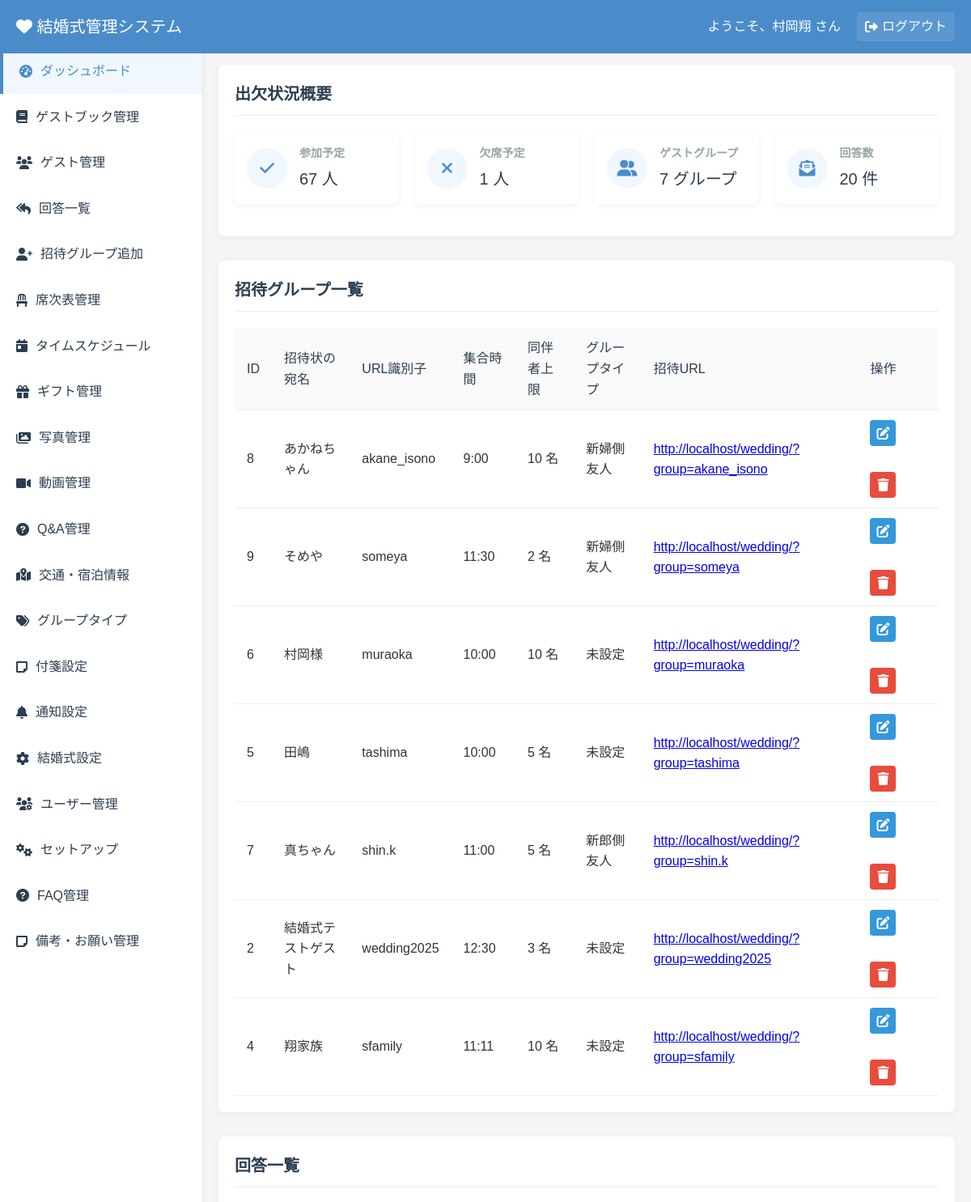
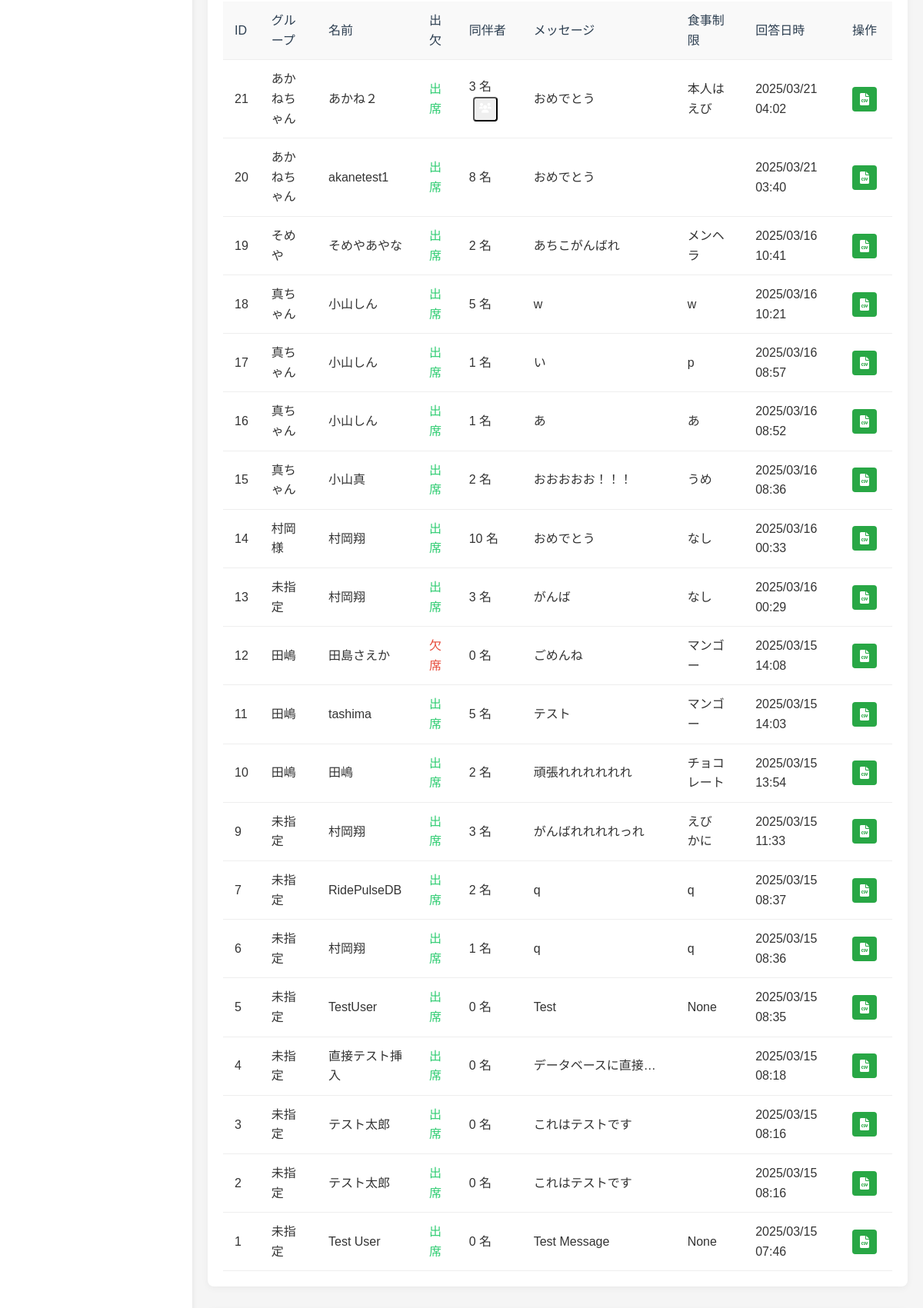
Page /admin/dashboard.php (signed in, upper part) on the committed database (2 pictures, top to bottom).
### tables this page shows
CREATE TABLE `guests` (
  `id` int(11) NOT NULL AUTO_INCREMENT,
  `group_id` varchar(50) DEFAULT NULL,
  `group_name` varchar(100) NOT NULL,
  `email` varchar(255) DEFAULT NULL,
  `arrival_time` varchar(100) NOT NULL,
  `custom_message` text DEFAULT NULL,
  `max_companions` int(11) DEFAULT 0,
  `created_at` timestamp NOT NULL DEFAULT current_timestamp(),
  `group_type_id` int(11) DEFAULT NULL,
  PRIMARY KEY (`id`),
  UNIQUE KEY `group_id` (`group_id`),
  KEY `group_type_id` (`group_type_id`),
  CONSTRAINT `guests_ibfk_1` FOREIGN KEY (`group_type_id`) REFERENCES `group_types` (`id`) ON DELETE SET NULL
);

CREATE TABLE `group_types` (
  `id` int(11) NOT NULL AUTO_INCREMENT,
  `type_name` varchar(50) NOT NULL,
  `description` text DEFAULT NULL,
  `created_at` timestamp NOT NULL DEFAULT current_timestamp(),
  PRIMARY KEY (`id`)
);

CREATE TABLE `responses` (
  `id` int(11) NOT NULL AUTO_INCREMENT,
  `guest_id` int(11) DEFAULT NULL,
  `name` varchar(100) NOT NULL,
  `email` varchar(255) DEFAULT NULL,
  `attending` tinyint(1) NOT NULL,
  `companions` int(11) DEFAULT 0,
  `message` text DEFAULT NULL,
  `dietary` text DEFAULT NULL,
  `created_at` timestamp NOT NULL DEFAULT current_timestamp(),
  PRIMARY KEY (`id`),
  KEY `guest_id` (`guest_id`),
  CONSTRAINT `responses_ibfk_1` FOREIGN KEY (`guest_id`) REFERENCES `guests` (`id`) ON DELETE SET NULL
);

### config.php (called while the page is built, shortened)
<?php
$is_local = true;
if ($is_local) {
    $site_url = "http://localhost/wedding/";
}

### admin/dashboard.php (the view, shortened to what this page needs)
<?php
require_once '../config.php';
$guests = [];
try {
    $stmt = $pdo->query("
        SELECT g.*, gt.type_name
        FROM guests g
        LEFT JOIN group_types gt ON g.group_type_id = gt.id
        ORDER BY g.group_name
    ");
    $guests = $stmt->fetchAll();
} catch (PDOException $e) {
    $error = "ゲスト情報の取得に失敗しました。";
    if ($debug_mode) {
        $error .= " エラー: " . $e->getMessage();
    }
}
$responses = [];
try {
    $stmt = $pdo->query("
        SELECT r.*, g.group_name
        FROM responses r
        LEFT JOIN guests g ON r.guest_id = g.id
        ORDER BY r.created_at DESC
    ");
    $responses = $stmt->fetchAll();
    $companions = [];
    $stmt_companions = $pdo->query("
        SELECT c.*, r.name as primary_guest
        FROM companions c
        JOIN responses r ON c.response_id = r.id
        ORDER BY c.response_id, c.id
    ");
    $all_companions = $stmt_companions->fetchAll();
    foreach ($all_companions as $companion) {
        $companions[$companion['response_id']][] = $companion;
    }
} catch (PDOException $e) {
    $error = "回答情報の取得に失敗しました。";
    if ($debug_mode) {
        $error .= " エラー: " . $e->getMessage();
    }
}
$attending_count = 0;
$not_attending_count = 0;
foreach ($responses as $response) {
    if ($response['attending']) {
        $attending_count++;
        $attending_count += $response['companions'];
    } else {
        $not_attending_count++;
    }
}
?>
<!DOCTYPE html>
<html lang="ja">
<head>
    <link rel="stylesheet" href="../css/style.css">
    <link rel="stylesheet" href="css/admin.css">
    <link rel="stylesheet" href="https://cdnjs.cloudflare.com/ajax/libs/font-awesome/6.0.0/css/all.min.css">
</head>
<body class="admin-body">
    <div class="admin-dashboard">
        <header class="admin-dashboard-header">
            <div class="admin-logo">
                <h1><i class="fas fa-heart"></i> 結婚式管理システム</h1>
            </div>
            <div class="admin-user">
                <span>ようこそ、<?= htmlspecialchars($_SESSION['admin_username']) ?> さん</span>
                <a href="logout.php" class="admin-logout"><i class="fas fa-sign-out-alt"></i> ログアウト</a>
            </div>
        </header>
        <div class="admin-dashboard-content">
            <?php include 'inc/sidebar.php'; ?>
            <div class="admin-main">
                <div class="admin-content-wrapper">
                    <section class="admin-section">
                        <h2>出欠状況概要</h2>
                        <div class="admin-stats">
                            <div class="admin-stat-card">
                                <div class="admin-stat-icon">
                                    <i class="fas fa-check"></i>
                                </div>
                                <div class="admin-stat-info">
                                    <h3>参加予定</h3>
                                    <p class="admin-stat-count"><?= $attending_count ?> 人</p>
                                </div>
                            </div>
                            <div class="admin-stat-card">
                                <div class="admin-stat-icon">
                                    <i class="fas fa-times"></i>
                                </div>
                                <div class="admin-stat-info">
                                    <h3>欠席予定</h3>
                                    <p class="admin-stat-count"><?= $not_attending_count ?> 人</p>
                                </div>
                            </div>
                            <div class="admin-stat-card">
                                <div class="admin-stat-icon">
                                    <i class="fas fa-user-friends"></i>
                                </div>
                                <div class="admin-stat-info">
                                    <h3>ゲストグループ</h3>
                                    <p class="admin-stat-count"><?= count($guests) ?> グループ</p>
                                </div>
                            </div>
                            <div class="admin-stat-card">
                                <div class="admin-stat-icon">
                                    <i class="fas fa-envelope-open-text"></i>
                                </div>
                                <div class="admin-stat-info">
                                    <h3>回答数</h3>
                                    <p class="admin-stat-count"><?= count($responses) ?> 件</p>
                                </div>
                            </div>
                        </div>
                    </section>
                    <section id="guests" class="admin-section">
                        <h2>招待グループ一覧</h2>
                        <div class="admin-table-container">
                            <table class="admin-table">
                                <thead>
                                    <tr>
                                        <th>ID</th>
                                        <th>招待状の宛名</th>
                                        <th>URL識別子</th>
                                        <th>集合時間</th>
                                        <th>同伴者上限</th>
                                        <th>グループタイプ</th>
                                        <th>招待URL</th>
                                        <th>操作</th>
                                    </tr>
                                </thead>
                                <tbody>
                                    <?php if (empty($guests)): ?>
                                    <tr>
                                        <td colspan="8">ゲストグループがありません。</td>
                                    </tr>
                                    <?php else: ?>
                                        <?php foreach ($guests as $guest): ?>
                                        <tr>
                                            <td><?= $guest['id'] ?></td>
                                            <td><?= htmlspecialchars($guest['group_name']) ?></td>
                                            <td><?= htmlspecialchars($guest['group_id']) ?></td>
                                            <td><?= htmlspecialchars($guest['arrival_time']) ?></td>
                                            <td><?= $guest['max_companions'] ?> 名</td>
                                            <td><?= htmlspecialchars($guest['type_name'] ?? '未設定') ?></td>
                                            <td>
                                                <a href="../index.php?group=<?= urlencode($guest['group_id']) ?>" target="_blank">
                                                    <?= $site_url ?>?group=<?= urlencode($guest['group_id']) ?>
                                                </a>
                                            </td>
                                            <td>
                                                <a href="edit_guest.php?id=<?= $guest['id'] ?>" class="admin-btn admin-btn-edit">
                                                    <i class="fas fa-edit"></i>
                                                </a>
                                                <a href="guest_fusen.php?id=<?= $guest['id'] ?>" class="admin-btn admin-btn-info">
                                                    <i class="fas fa-sticky-note"></i>
                                                </a>
                                                <a href="delete_guest.php?id=<?= $guest['id'] ?>" class="admin-btn admin-btn-delete" onclick="return confirm('本当に削除しますか？');">
                                                    <i class="fas fa-trash"></i>
                                                </a>
                                            </td>
                                        </tr>
                                        <?php endforeach; ?>
                                    <?php endif; ?>
                                </tbody>
                            </table>
                        </div>
                    </section>
                    <section id="responses" class="admin-section">
                        <h2>回答一覧</h2>
                        <div class="admin-table-container">
                            <table class="admin-table">
                                <thead>
                                    <tr>
                                        <th>ID</th>
                                        <th>グループ</th>
                                        <th>名前</th>
                                        <th>出欠</th>
                                        <th>同伴者</th>
                                        <th>メッセージ</th>
                                        <th>食事制限</th>
                                        <th>回答日時</th>
                                        <th>操作</th>
                                    </tr>
                                </thead>
                                <tbody>
                                    <?php if (empty($responses)): ?>
                                    <tr>
                                        <td colspan="9">まだ回答がありません。</td>
                                    </tr>
                                    <?php else: ?>
                                        <?php foreach ($responses as $response): ?>
                                        <tr>
                                            <td><?= $response['id'] ?></td>
                                            <td><?= htmlspecialchars($response['group_name'] ?? '未指定') ?></td>
                                            <td><?= htmlspecialchars($response['name']) ?></td>
                                            <td><?= $response['attending'] ? '<span class="attending">出席</span>' : '<span class="not-attending">欠席</span>' ?></td>
                                            <td>
                                                <?= $response['companions'] ?> 名
                                                <?php if ($response['companions'] > 0 && $response['attending'] && isset($companions[$response['id']])): ?>
                                                <button type="button" class="admin-btn admin-btn-info view-companions" data-response-id="<?= $response['id'] ?>">
                                                    <i class="fas fa-users"></i>
                                                </button>
                                                <?php endif; ?>
                                            </td>
                                            <td class="message-cell"><?= nl2br(htmlspecialchars($response['message'] ?? '')) ?></td>
                                            <td><?= nl2br(htmlspecialchars($response['dietary'] ?? '')) ?></td>
                                            <td><?= date('Y/m/d H:i', strtotime($response['created_at'])) ?></td>
                                            <td>
                                                <a href="export_response.php?id=<?= $response['id'] ?>" class="admin-btn admin-btn-export" title="CSV出力">
                                                    <i class="fas fa-file-csv"></i>
                                                </a>
                                            </td>
                                        </tr>
                                        <?php endforeach; ?>
                                    <?php endif; ?>
                                </tbody>
                            </table>
                        </div>
                    </section>
                </div>
                <?php include 'inc/footer.php'; ?>
</body>
</html>

### rows in the picture
guests: id "8", group_name "あかねちゃん", group "akane_isono", arrival_time "9:00", max_companions "10", group_type.type_name "新婦側友人"
guests: id "9", group_name "そめや", group "someya", arrival_time "11:30", max_companions "2", group_type.type_name "新婦側友人"
guests: id "6", group_name "村岡様", group "muraoka", arrival_time "10:00", max_companions "10", type_name "未設定"
guests: id "5", group_name "田嶋", group "tashima", arrival_time "10:00", max_companions "5", type_name "未設定"
guests: id "7", group_name "真ちゃん", group "shin.k", arrival_time "11:00", max_companions "5", group_type.type_name "新郎側友人"
guests: id "2", group_name "結婚式テストゲスト", group "wedding2025", arrival_time "12:30", max_companions "3", type_name "未設定"
guests: id "4", group_name "翔家族", group "sfamily", arrival_time "11:11", max_companions "10", type_name "未設定"
responses: id "21", guest.group_name "あかねちゃん", name "あかね２", attending "出席", companions "3", message "おめでとう", dietary "本人は えび", created_at "2025/03/21 04:02"
responses: id "20", guest.group_name "あかねちゃん", name "akanetest1", attending "出席", companions "8", message "おめでとう", created_at "2025/03/21 03:40"
responses: id "19", guest.group_name "そめや", name "そめやあやな", attending "出席", companions "2", message "あちこがんばれ", dietary "メンヘラ", created_at "2025/03/16 10:41"
responses: id "18", guest.group_name "真ちゃん", name "小山しん", attending "出席", companions "5", message "w", dietary "w", created_at "2025/03/16 10:21"
responses: id "17", guest.group_name "真ちゃん", name "小山しん", attending "出席", companions "1", message "い", dietary "p", created_at "2025/03/16 08:57"
responses: id "16", guest.group_name "真ちゃん", name "小山しん", attending "出席", companions "1", message "あ", dietary "あ", created_at "2025/03/16 08:52"
responses: id "15", guest.group_name "真ちゃん", name "小山真", attending "出席", companions "2", message "おおおおお！！！", dietary "うめ", created_at "2025/03/16 08:36"
responses: id "14", guest.group_name "村岡様", name "村岡翔", attending "出席", companions "10", message "おめでとう", dietary "なし", created_at "2025/03/16 00:33"
responses: id "13", group_name "未指定", name "村岡翔", attending "出席", companions "3", message "がんば", dietary "なし", created_at "2025/03/16 00:29"
responses: id "12", guest.group_name "田嶋", name "田島さえか", attending "欠席", companions "0", message "ごめんね", dietary "マンゴー", created_at "2025/03/15 14:08"
responses: id "11", guest.group_name "田嶋", name "tashima", attending "出席", companions "5", message "テスト", dietary "マンゴー", created_at "2025/03/15 14:03"
responses: id "10", guest.group_name "田嶋", name "田嶋", attending "出席", companions "2", message "頑張れれれれれれ", dietary "チョコレート", created_at "2025/03/15 13:54"
responses: id "9", group_name "未指定", name "村岡翔", attending "出席", companions "3", message "がんばれれれれっれ", dietary "えび かに", created_at "2025/03/15 11:33"
responses: id "7", group_name "未指定", name "RidePulseDB", attending "出席", companions "2", message "q", dietary "q", created_at "2025/03/15 08:37"
responses: id "6", group_name "未指定", name "村岡翔", attending "出席", companions "1", message "q", dietary "q", created_at "2025/03/15 08:36"
responses: id "5", group_name "未指定", name "TestUser", attending "出席", companions "0", message "Test", dietary "None", created_at "2025/03/15 08:35"
responses: id "4", group_name "未指定", name "直接テスト挿入", attending "出席", companions "0", message "データベースに直接…", created_at "2025/03/15 08:18"
responses: id "3", group_name "未指定", name "テスト太郎", attending "出席", companions "0", message "これはテストです", created_at "2025/03/15 08:16"
responses: id "2", group_name "未指定", name "テスト太郎", attending "出席", companions "0", message "これはテストです", created_at "2025/03/15 08:16"
responses: id "1", group_name "未指定", name "Test User", attending "出席", companions "0", message "Test Message", dietary "None", created_at "2025/03/15 07:46"

### other values in the picture
$_SESSION['admin_username'] "村岡翔"
$item['text'] "ダッシュボード"
$item['text'] "ゲストブック管理"
$item['text'] "ゲスト管理"
$item['text'] "回答一覧"
$item['text'] "招待グループ追加"
$item['text'] "席次表管理"
$item['text'] "タイムスケジュール"
$item['text'] "ギフト管理"
$item['text'] "写真管理"
$item['text'] "動画管理"
$item['text'] "Q&A管理"
$item['text'] "交通・宿泊情報"
$item['text'] "グループタイプ"
$item['text'] "付箋設定"
